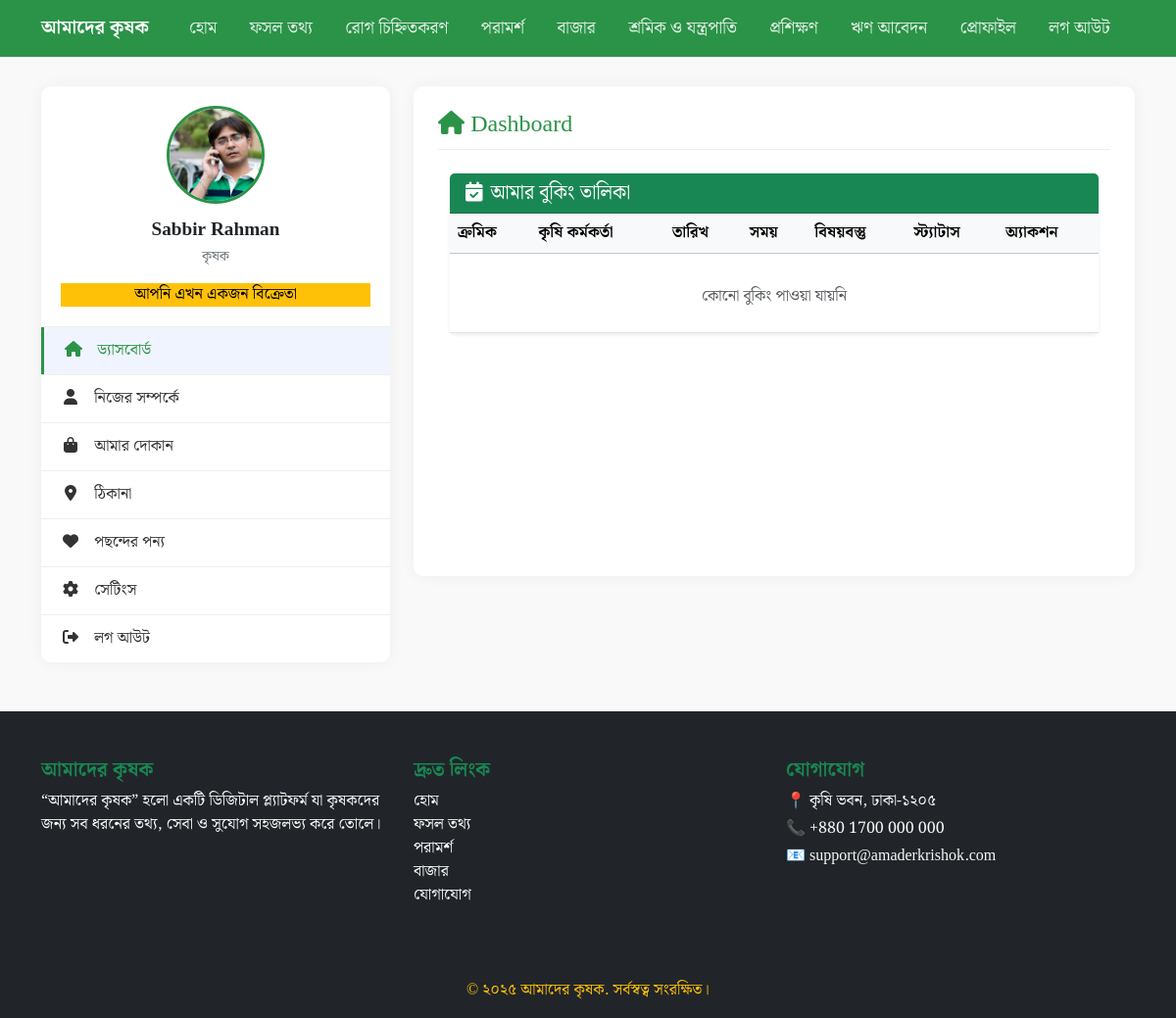
Page /userProfile/ (signed in) on the committed database.
### accounts/models.py (models this page shows, shortened)
class UserProfile(models.Model):
    user = models.OneToOneField(User,related_name="userprofile",on_delete=models.CASCADE)
    date_of_birth = models.CharField(max_length=150,blank=True)
    image = models.ImageField(upload_to='profileimage/',blank=True)
    gender = models.CharField(max_length=150,blank=True,choices=choices)
    city = models.CharField(max_length=50)
    address = models.TextField(blank=True)

class User(AbstractBaseUser, PermissionsMixin):
    email = models.EmailField(unique=True, max_length=150)
    first_name = models.CharField(max_length=150)
    last_name = models.CharField(max_length=150)
    phone_number = models.CharField(max_length=15, blank=True)
    is_staff = models.BooleanField(default=False)
    is_superuser = models.BooleanField(default=False)
    is_active = models.BooleanField(default=True)
    is_farmer = models.BooleanField(default=True)
    is_seller = models.BooleanField(default=False)
    is_available = models.BooleanField(default=False)
    is_officer = models.BooleanField(default=False)
    created_at = models.DateTimeField(auto_now_add=True)
    updated_at = models.DateTimeField(auto_now=True)
    USERNAME_FIELD = 'email'
    REQUIRED_FIELDS = ['first_name']
    objects = UserManager()

### accounts/views.py (the view)
# urls.py: path('userProfile/',views.userProfile,name="userProfile"),
@login_required
def userProfile(request):
    userinfo = request.user
    if userinfo.is_farmer:
        try:
            farmerprofile = userinfo.userprofile
        except UserProfile.DoesNotExist:
            farmerprofile = UserProfile.objects.create(user=userinfo)
    else:
        farmerprofile = None
    if userinfo.is_officer:
        try:
            officer_profile = userinfo.officer_profile
        except Officer.DoesNotExist:
            officer_profile = Officer.objects.create(user=userinfo)
    else:
        officer_profile = None
    form = None
    officer_form = None
    applications = SellerApplication.objects.all().filter(status='pending')
    if request.method == 'POST':
        if userinfo.is_officer:
            officer_form = OfficerProfileForm(request.POST, request.FILES, instance=officer_profile)
            if officer_form.is_valid():
                officer_form.save()
                return redirect('userProfile')
        elif userinfo.is_farmer:
            form = ProfileForm(request.POST, request.FILES, instance=farmerprofile)
            if form.is_valid():
                form.save()
                return redirect('userProfile')
    else:
        if userinfo.is_farmer:
            form = ProfileForm(instance=farmerprofile)
        if userinfo.is_officer:
            officer_form = OfficerProfileForm(instance=officer_profile)
    bookings = OfficerBook.objects.all().filter(Q(user = request.user) | Q(officer = officer_profile))
    Productform = ProductForm()
    allproducts = Product.objects.all().filter(seller = request.user)
    return render(request, 'profile.html', {
        'userinfo': userinfo,
        'form': form,
        'officer_form': officer_form,
        'profile': farmerprofile,
        'officer_profile': officer_profile,
        "bookings":bookings,
        'applications':applications,
        'Productform':Productform,
        'allproducts':allproducts,
    })

### templates/profile.html (shortened to what this page needs)
{% extends "base.html" %}
{% load static %}
{% block content %}
    <div class="container profile-container">
        <div class="row">
            <div class="col-md-4">
                <div class="profile-sidebar">
                    <div class="profile-header">
                        {% if user.officer_profile.profile_picture %}
                            <img src="{{officer_profile.profile_picture.url}}" alt="Profile" class="profile-avatar">
                        {% elif userinfo.userprofile.image %}
                            <img src="{{profile.image.url}}" alt="Profile" class="profile-avatar">
                        {% else %}
                        <img src="https://img.favpng.com/17/24/10/computer-icons-user-profile-male-avatar-png-favpng-jhVtWQQbMdbcNCahLZztCF5wk.jpg" alt="Profile" class="profile-avatar">
                        {% endif %}
                        <h5 class="profile-name">{{userinfo.first_name}}</h5>
                        {% if user.is_officer %}
                         <p class="profile-role">কৃষি কর্মকর্তা</p>
                        {% else %}
                         <p class="profile-role">কৃষক</p>
                        {% if not request.user.is_seller %}
                            {% if request.user.seller_request.status == ""%}
                               <button class="btn btn-success btn-sm" data-bs-toggle="modal" data-bs-target="#sellerForm">বিক্রেতা হওয়ার জন্য আবেদন করুন </button>
                            {% elif request.user.seller_request.status == "pending" %}
                             <button class="btn btn-warning btn-sm" data-bs-toggle="modal" data-bs-target="#sellerForm" disabled>আপনি ইতোমধ্যে বিক্রেতা হওয়ার জন্য আবেদন করেছেন </button>
                            {% endif %}
                            {% elif request.user.seller_request.status == "approved" %}
                            <p class="text-black p-0 m-0 bg-warning">আপনি এখন একজন বিক্রেতা</p>
                            {% endif %}
                        {% endif %}
                    </div>
                    <ul class="sidebar-menu">
                        <li><a href="#" class="active" data-target="dashboard"><i class="fas fa-home"></i> ড্যাসবোর্ড</a></li>
                        <li><a href="#" data-target="profile"><i class="fas fa-user"></i> নিজের সম্পর্কে</a></li>
                        {% if request.user.is_seller %}
                        <li><a href="#" data-target="myshop"><i class="fas fa-shopping-bag"></i> আমার দোকান</a></li>
                        {% else %}
                        <li><a href="#" data-target="orders"><i class="fas fa-shopping-bag"></i> আমার অর্ডার</a></li>
                        {% endif %}
                        <li><a href="#" data-target="address"><i class="fas fa-map-marker-alt"></i> ঠিকানা</a></li>
                        <li><a href="#" data-target="wishlist"><i class="fas fa-heart"></i> পছন্দের পন্য</a></li>
                        <li><a href="#" data-target="settings"><i class="fas fa-cog"></i> সেটিংস</a></li>
                        <li><a href="#" data-target="logout"><i class="fas fa-sign-out-alt"></i> লগ আউট</a></li>
                    </ul>
                </div>
            </div>
            <div class="col-md-8">
                <div class="profile-content">
                    <div class="content-section active" id="dashboard">
                                <h4 class="section-title"><i class="fas fa-home"></i> Dashboard</h4>
                            <div class="container mt-4">
                                <div class="card border-0 shadow-sm">
                                    <div class="card-header bg-success text-white">
                                        <h5 class="mb-0">
                                            <i class="fa fa-calendar-check me-2"></i>আমার বুকিং তালিকা
                                        </h5>
                                    </div>
                                    <div class="card-body p-0">
                                        <div class="table-responsive">
                                            <table class="table table-hover mb-0">
                                                <thead class="table-light">
                                                    <tr>
                                                        <th class="text-nowrap">ক্রমিক</th>
                                                        {% if user.is_officer %}
                                                            <th class="text-nowrap">কৃষক</th>
                                                        {% else %}
                                                            <th class="text-nowrap">কৃষি কর্মকর্তা</th>
                                                        {% endif %}
                                                        <th class="text-nowrap">তারিখ</th>
                                                        <th class="text-nowrap">সময়</th>
                                                        <th class="text-nowrap">বিষয়বস্তু</th>
                                                        <th class="text-nowrap">স্ট্যাটাস</th>
                                                        <th class="text-nowrap">অ্যাকশন</th>
                                                    </tr>
                                                </thead>
                                                <tbody>
                                                    {% for booking in bookings %}
                                                    <tr>
                                                        <td>{{ forloop.counter }}</td>
                                                        <td>
                                                            {% if user.is_officer %}
                                                            <div class="d-flex align-items-center">
                                                                <div>
                                                                    <div class="fw-semibold">{{ booking.user.first_name }}</div>
                                                                    <small class="text-muted">{{ booking.user.phone_number }}</small>
                                                                </div>
                                                            </div>
                                                            {% else %}
                                                            <div class="d-flex align-items-center">
                                                                <div>
                                                                    <div class="fw-semibold">{{ booking.officer.user.first_name }}</div>
                                                                    <small class="text-muted">{{ booking.officer.designation }}</small>
                                                                </div>
                                                                </div>
                                                            {% endif %}
                                                        </td>
                                                        <td>{{ booking.date|date:"d/m/Y" }}</td>
                                                        <td>{{ booking.time|time:"h:i A" }}</td>
                                                        <td>
                                                            {% if booking.discussion_content %}
                                                                <span class="d-inline-block text-truncate" style="max-width: 150px;">
                                                                    {{ booking.discussion_content }}
                                                                </span>
                                                            {% else %}
                                                                <span class="text-muted">নির্ধারিত হয়নি</span>
                                                            {% endif %}
                                                        </td>
                                                        <td>
                                                            {% if booking.status == 'approved' %}
                                                                <span class="badge bg-success">
                                                                    <i class="bi bi-check-circle me-1"></i>Approved
                                                                </span>
                                                            {% elif booking.status == 'pending' %}
                                                                <span class="badge bg-warning text-dark">
                                                                    <i class="bi bi-hourglass me-1"></i>Pending
                                                                </span>
                                                            {% elif booking.status == 'completed' %}
                                                                <span class="badge bg-primary">
                                                                    <i class="bi bi-check2-all me-1"></i>Completed
                                                                </span>
                                                            {% elif booking.status == 'cancel' %}
                                                                <span class="badge bg-danger">
                                                                    <i class="bi bi-x-circle me-1"></i>Cancel
                                                                </span>
                                                            {% endif %}
                                                        </td>
                                                        <td>
                                                            <div class="">
                                                                {% if booking.status == 'approved' %}
                                                                <a class="badge bg-warning text-decoration-none" href="{{booking.meeting_link}}" target="_blank" >Link</a>
                                                                {% elif  booking.status == 'cancel' %}
                                                                    <a class="badge bg-info text-decoration-none" >Not Available</a>
                                                                {% else %}
                                                                    {% if user.is_officer %}
                                                                        <div class="d-flex gap-2">
                                                                        <a href="{% url "approve_booking" booking.id %}" class="btn btn-sm btn-outline-success"><i class="fa fa-check"></i></a>
                                                                        <a href="{% url "cancel_booking" booking.id %}" class="btn btn-sm btn-outline-danger"><i class="fa fa-x"></i></a>
                                                                        </div>
                                                                    {% else %}
                                                                        <a href="{% url "cancel_booking" booking.id %}" class="btn btn-sm btn-outline-danger">Cancel</a>
                                                                    {% endif %}
                                                                {% endif %}
                                                            </div>
                                                        </td>
                                                    </tr>
                                                    {% empty %}
                                                    <tr>
                                                        <td colspan="7" class="text-center py-4 text-muted">
                                                            কোনো বুকিং পাওয়া যায়নি
                                                        </td>
                                                    </tr>
                                                    {% endfor %}
                                                </tbody>
                                            </table>
                                        </div>
                                    </div>
                                </div>
                            </div>
</div>
                </div>
            </div>
        </div>
    </div>
<div class="position-fixed top-0 end-0 p-3" style="z-index: 11">
</div>
{% endblock %}

### rows in the picture
UserProfile: image (picture)
User: first_name "Sabbir Rahman"
